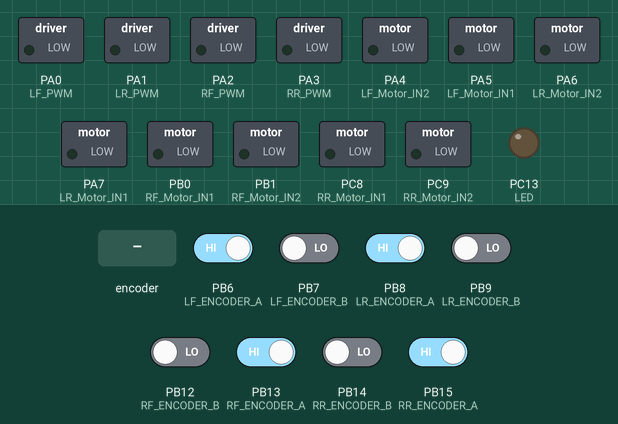
Recording of a sketch running on a simulated STM32 Blue Pill. Parts: switched loads named in the sketch (green lamp = pin HIGH), output pins drawn as LEDs (lit = HIGH). Inputs (shaded band) come from the test bench; at power-on: PB6 (LF_ENCODER_A), PB8 (LR_ENCODER_A), PB13 (RF_ENCODER_A), PB15 (RR_ENCODER_A) HIGH, PB7 (LF_ENCODER_B), PB9 (LR_ENCODER_B), PB12 (RF_ENCODER_B), PB14 (RR_ENCODER_B) LOW.

Above: at 2.2 s.
2.3 s: rotary encoder on PB6 (LF_ENCODER_A) / PB7 (LF_ENCODER_B) turned 3 steps (first pin leading)
At 3.9 s:
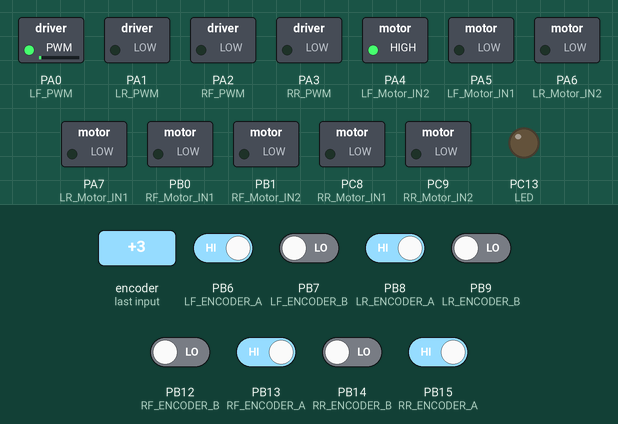
4.4 s: PB8 (LR_ENCODER_A) driven LOW
At 5.2 s:
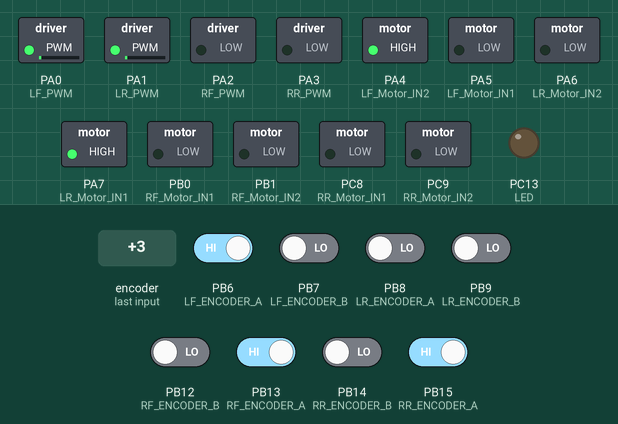
5.9 s: PB13 (RF_ENCODER_A) driven LOW
At 6.3 s:
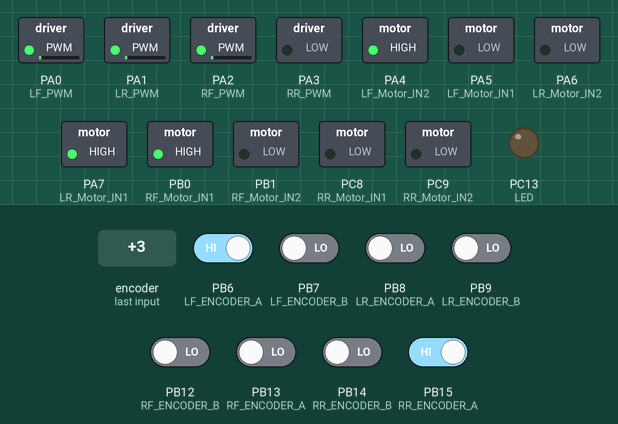
7.4 s: PB15 (RR_ENCODER_A) driven LOW
At 8.6 s:
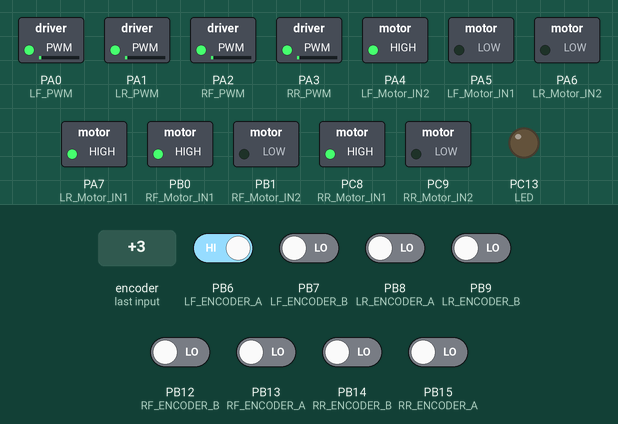
8.9 s: rotary encoder on PB6 (LF_ENCODER_A) / PB7 (LF_ENCODER_B) turned 2 steps (second pin leading)
At 9.7 s:
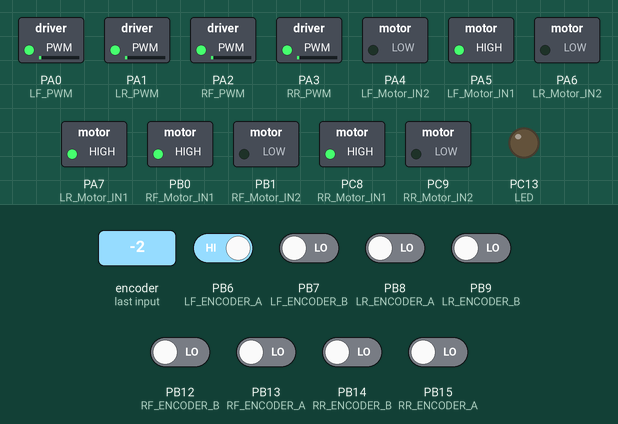
Timing chart, 0 to 22.3 s (numbered marks = the images above; inputs shaded):
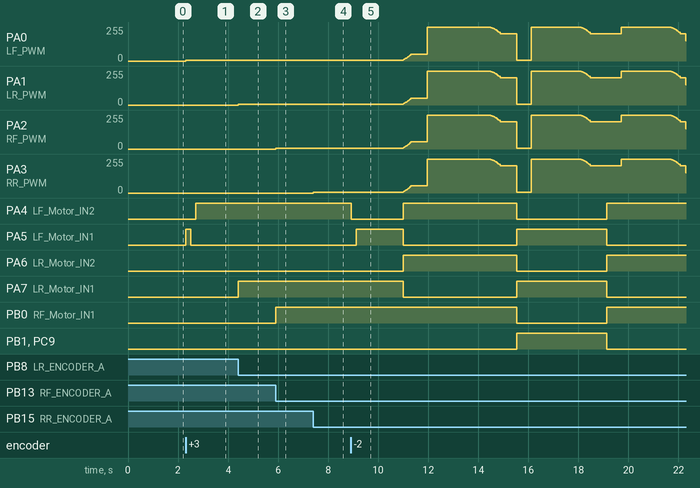

The sketch:

uwbSinX.ino
```cpp
#include <SimpleKalmanFilter.h>

#define LED PC13                    //调试用的LED

//以下为左前方电机引脚定义
#define LF_Motor_IN1 PA5            //LF电机使能引脚1
#define LF_Motor_IN2 PA4            //LF电机使能引脚2
#define LF_PWM PA0                  //LF电机调速引脚
#define LF_ENCODER_A PB6            //LF编码器A相引脚
#define LF_ENCODER_B PB7            //LF编码器B相引脚

//以下为右前方电机引脚定义
#define RF_Motor_IN1 PB0            //RF电机使能引脚1
#define RF_Motor_IN2 PB1            //RF电机使能引脚2
#define RF_PWM PA2                  //RF电机调速引脚
#define RF_ENCODER_A PB13           //RF编码器A相引脚
#define RF_ENCODER_B PB12           //RF编码器B相引脚

//以下为左后方电机引脚定义
#define LR_Motor_IN1 PA7            //LR电机使能引脚1
#define LR_Motor_IN2 PA6            //LR电机使能引脚2
#define LR_PWM PA1                  //LR电机调速引脚
#define LR_ENCODER_A PB8           //LR编码器A相引脚
#define LR_ENCODER_B PB9           //LR编码器B相引脚

//以下为右后电机引脚定义
#define RR_Motor_IN1 PC8           //RR电机使能引脚1
#define RR_Motor_IN2 PC9           //RR电机使能引脚2
#define RR_PWM PA3                  //RR电机调速引脚
#define RR_ENCODER_A PB15           //RR编码器A相引脚
#define RR_ENCODER_B PB14           //RR编码器B相引脚
volatile int i, m, n, position[3];
volatile float f;  //调试用的公共变量
unsigned long nowtime = 0;  //时间
unsigned long starttime = 0;  //时间
const long onesecond = 1000;

int speedall = -50;
int speedchange = 0;
int speeddiff = 0;

const int N = 8;  // 滑动窗口大小
int angleBuffer[N];
int heightBuffer[N];
int bufferIndex = 0;

int angle_int = 0, height_int = 0, angle_middle = 0;
float angle = 0, filteredAngle = 0, filteredHeight = 0;
SimpleKalmanFilter kalmanAngle(10.0, 0.1, 0.01); // 这些值需要您根据实际情况调整
SimpleKalmanFilter kalmanHeight(10.0, 0.1, 0.01); // e_mea, e_est, q

volatile int LF_Velocity = 0, LF_Count = 0;  //左前方电机编码器，Count计数变量 Velocity存储设定时间内A相下降沿的个数，与实际转速正相关
volatile int RF_Velocity = 0, RF_Count = 0;  //左后方电机编码器，Count计数变量 Velocity存储设定时间内A相下降沿的个数，与实际转速正相关
volatile int LR_Velocity = 0, LR_Count = 0;  //右前方电机编码器，Count计数变量 Velocity存储设定时间内A相下降沿的个数，与实际转速正相关
volatile int RR_Velocity = 0, RR_Count = 0;  //右后方电机编码器，Count计数变量 Velocity存储设定时间内A相下降沿的个数，与实际转速正相关

String Target_Value;                                                        //串口获取的速度字符串变量
volatile byte Patrol_data[5] = {41, 42, 43};
volatile int LF_value, RF_value, LR_value, RR_value;                        //用于存储通过PI控制器计算得到的用于调整电机转速的PWM值，最大值65535
float KP = 200, KI = 20;                                                    //PI参数，此处调整会影响启动电流，低速时可能引起震荡
volatile float LF_Target = 0, RF_Target = 0, LR_Target = 0, RR_Target = 0;  //电机转速目标值,5ms定时器最大可用范围±280，2ms定时器，最大可用范围±120

///*********** 限幅************
//  以下两个参数让输出的PWM在一个合理区间
//  当输出的PWM小于1500时电机不转 所以要设置一个启始PWM
//  STM32单片机的PWM不能超过65535 所以 PWM_Restrict 起到限制上限的作用
//*****************************/
int startPWM = 1500;       //克服死区的启始PWM
int PWM_Restrict = 64000;  //startPW+PWM_Restric=65500<65535

/**********外部中断触发计数器函数（4个电机需要独立的外部中断处理函数）************
  根据转速的方向不同我们将计数器累计为正值或者负值(计数器累计为正值为负值为计数器方向)
  只有方向累计正确了才可以实现正确的调整,否则会出现逆方向满速旋转
  ※※※※※※超级重点※※※※※※
  所谓累计在正确的方向即
  (1)计数器方向
  (2)电机输出方向(控制电机转速方向的接线是正着接还是反着接)
  (3)PI 控制器 里面的误差(Basi)运算是目标值减当前值(Target-Encoder),还是当前值减目标值(Encoder-Target)
  三个方向只有对应上才会有效果否则你接上就是使劲的朝着一个方向(一般来说是反方向)满速旋转，出现这种问题，需要将AB相的线调过来，或改下引脚定义
  我例子里是我自己对应好的,如果其他驱动单片机在自己尝试的时候出现满速旋转就是三个方向没对应上
  下列函数中由于在A相上升沿触发时,B相是低电平,和A相下降沿触发时B是高电平是一个方向,在这种触发方式下,我们将count累计为正,另一种情况将count累计为负
********************************************/
void LF_READ_ENCODER_A()  //左前方电机A相中断
{
  if (digitalRead(LF_ENCODER_A) == HIGH) {
    if (digitalRead(LF_ENCODER_B) == LOW)
      LF_Count++;  //根据另外一相电平判定方向
    else
      LF_Count--;
  } else {
    if (digitalRead(LF_ENCODER_B) == LOW)
      LF_Count--;  //根据另外一相电平判定方向
    else
      LF_Count++;
  }
}
void RF_READ_ENCODER_A()  //右前方电机A相中断
{
  if (digitalRead(RF_ENCODER_A) == HIGH) {
    if (digitalRead(RF_ENCODER_B) == LOW)
      RF_Count++;  //根据另外一相电平判定方向
    else
      RF_Count--;
  } else {
    if (digitalRead(RF_ENCODER_B) == LOW)
      RF_Count--;  //根据另外一相电平判定方向
    else
      RF_Count++;
  }
}
void LR_READ_ENCODER_A()  //左后方电机A相中断
{
  if (digitalRead(LR_ENCODER_A) == HIGH) {
    if (digitalRead(LR_ENCODER_B) == LOW)
      LR_Count++;  //根据另外一相电平判定方向
    else
      LR_Count--;
  } else {
    if (digitalRead(LR_ENCODER_B) == LOW)
      LR_Count--;  //根据另外一相电平判定方向
    else
      LR_Count++;
  }
}

void RR_READ_ENCODER_A()  //右后方电机A相中断
{
  if (digitalRead(RR_ENCODER_A) == HIGH) {
    if (digitalRead(RR_ENCODER_B) == LOW)
      RR_Count++;  //根据另外一相电平判定方向
    else
      RR_Count--;
  } else {
    if (digitalRead(RR_ENCODER_B) == LOW)
      RR_Count--;  //根据另外一相电平判定方向
    else
      RR_Count++;
  }
}

/***********PI控制器****************/
int LF_Incremental_PI(int LF_Encoder, float LF_Target1) {
  static float LF_Bias, LF_MPWM = 0, LF_Last_bias = 0;      //定义全局静态浮点型变量 PWM,Bias(本次偏差),Last_bias(上次偏差)
  LF_Bias = LF_Target1 - LF_Encoder;                        //计算偏差,目标值减去当前值
  LF_MPWM += KP * (LF_Bias - LF_Last_bias) + KI * LF_Bias;  //增量式PI控制计算
  if (LF_MPWM > PWM_Restrict)
    LF_MPWM = PWM_Restrict;  //限幅
  if (LF_MPWM < -PWM_Restrict)
    LF_MPWM = -PWM_Restrict;  //限幅
  LF_Last_bias = LF_Bias;     //保存上一次偏差
  return LF_MPWM;             //增量输出
}
int RF_Incremental_PI(int RF_Encoder, float RF_Target1) {
  static float RF_Bias, RF_MPWM = 0, RF_Last_bias = 0;      //定义全局静态浮点型变量 PWM,Bias(本次偏差),Last_bias(上次偏差)
  RF_Bias = RF_Target1 - RF_Encoder;                        //计算偏差,目标值减去当前值
  RF_MPWM += KP * (RF_Bias - RF_Last_bias) + KI * RF_Bias;  //增量式PI控制计算
  if (RF_MPWM > PWM_Restrict)
    RF_MPWM = PWM_Restrict;  //限幅
  if (RF_MPWM < -PWM_Restrict)
    RF_MPWM = -PWM_Restrict;  //限幅
  RF_Last_bias = RF_Bias;     //保存上一次偏差
  return RF_MPWM;             //增量输出
}
int LR_Incremental_PI(int LR_Encoder, float LR_Target1) {
  static float LR_Bias, LR_MPWM = 0, LR_Last_bias = 0;      //定义全局静态浮点型变量 PWM,Bias(本次偏差),Last_bias(上次偏差)
  LR_Bias = LR_Target1 - LR_Encoder;                        //计算偏差,目标值减去当前值
  LR_MPWM += KP * (LR_Bias - LR_Last_bias) + KI * LR_Bias;  //增量式PI控制计算
  if (LR_MPWM > PWM_Restrict)
    LR_MPWM = PWM_Restrict;  //限幅
  if (LR_MPWM < -PWM_Restrict)
    LR_MPWM = -PWM_Restrict;  //限幅
  LR_Last_bias = LR_Bias;     //保存上一次偏差
  return LR_MPWM;             //增量输出
}
int RR_Incremental_PI(int RR_Encoder, float RR_Target1) {
  static float RR_Bias, RR_MPWM = 0, RR_Last_bias = 0;      //定义全局静态浮点型变量 PWM,Bias(本次偏差),Last_bias(上次偏差)
  RR_Bias = RR_Target1 - RR_Encoder;                        //计算偏差,目标值减去当前值
  RR_MPWM += KP * (RR_Bias - RR_Last_bias) + KI * RR_Bias;  //增量式PI控制计算
  if (RR_MPWM > PWM_Restrict)
    RR_MPWM = PWM_Restrict;  //限幅
  if (RR_MPWM < -PWM_Restrict)
    RR_MPWM = -PWM_Restrict;  //限幅
  RR_Last_bias = RR_Bias;     //保存上一次偏差
  return RR_MPWM;             //增量输出
}

/**********电机驱动函数*********/
void LF_Set_PWM(int LF_motora) {
  if (LF_motora > 0)  //如果算出的PWM为正
  {

    digitalWrite(LF_Motor_IN1, 1);
    digitalWrite(LF_Motor_IN2, 0);
    pwmWrite(LF_PWM, LF_motora + startPWM);  //让PWM在设定正转方向(我们认为的正转方向)正向输出调整，此处的PWM输出函数跟Mega2560不同
  } else if (LF_motora == 0)                 //如果PWM为0停车
  {
    digitalWrite(LF_Motor_IN2, 0);
    digitalWrite(LF_Motor_IN1, 0);
  } else if (LF_motora < 0)  //如果算出的PWM为负
  {

    digitalWrite(LF_Motor_IN1, 0);
    digitalWrite(LF_Motor_IN2, 1);
    pwmWrite(LF_PWM, -LF_motora + startPWM);  //让PWM在设定反转方向反向输出调整
  }
}
void RF_Set_PWM(int RF_motora) {
  if (RF_motora > 0)  //如果算出的PWM为正
  {

    digitalWrite(RF_Motor_IN1, 1);
    digitalWrite(RF_Motor_IN2, 0);
    pwmWrite(RF_PWM, RF_motora + startPWM);  //让PWM在设定正转方向(我们认为的正转方向)正向输出调整
  } else if (RF_motora == 0)                 //如果PWM为0停车
  {
    digitalWrite(RF_Motor_IN2, 0);
    digitalWrite(RF_Motor_IN1, 0);
  } else if (RF_motora < 0)  //如果算出的PWM为负
  {

    digitalWrite(RF_Motor_IN1, 0);
    digitalWrite(RF_Motor_IN2, 1);
    pwmWrite(RF_PWM, -RF_motora + startPWM);  //让PWM在设定反转方向反向输出调整
  }
}
void LR_Set_PWM(int LR_motora) {
  if (LR_motora > 0)  //如果算出的PWM为正
  {

    digitalWrite(LR_Motor_IN1, 1);
    digitalWrite(LR_Motor_IN2, 0);
    pwmWrite(LR_PWM, LR_motora + startPWM);  //让PWM在设定正转方向(我们认为的正转方向)正向输出调整
  } else if (LR_motora == 0)                 //如果PWM为0停车
  {
    digitalWrite(LR_Motor_IN2, 0);
    digitalWrite(LR_Motor_IN1, 0);
  } else if (LR_motora < 0)  //如果算出的PWM为负
  {

    digitalWrite(LR_Motor_IN1, 0);
    digitalWrite(LR_Motor_IN2, 1);
    pwmWrite(LR_PWM, -LR_motora + startPWM);  //让PWM在设定反转方向反向输出调整
  }
}
void RR_Set_PWM(int RR_motora) {
  if (RR_motora > 0)  //如果算出的PWM为正
  {

    digitalWrite(RR_Motor_IN1, 1);
    digitalWrite(RR_Motor_IN2, 0);
    pwmWrite(RR_PWM, RR_motora + startPWM);  //让PWM在设定正转方向(我们认为的正转方向)正向输出调整
  } else if (RR_motora == 0)                 //如果PWM为0停车
  {
    digitalWrite(RR_Motor_IN2, 0);
    digitalWrite(RR_Motor_IN1, 0);
  } else if (RR_motora < 0)  //如果算出的PWM为负
  {

    digitalWrite(RR_Motor_IN1, 0);
    digitalWrite(RR_Motor_IN2, 1);
    pwmWrite(RR_PWM, -RR_motora + startPWM);  //让PWM在设定反转方向反向输出调整
  }
}
/**********定时器中断触发函数（）*********/
HardwareTimer time3(3);  //声明使用3号定时器，电机控制闭环
HardwareTimer time1(1);  //声明使用1号定时器，位置控制滨海

void control() {   //3号定时中断
  //  cli();    //关闭所有中断，此处尝试不加也行
  //把采用周期(内部定时中断周期)所累计的脉冲下降沿的个数,赋值给速度
  LF_Velocity = LF_Count;
  RF_Velocity = RF_Count;
  LR_Velocity = LR_Count;
  RR_Velocity = RR_Count;

//  Serial.print(RF_Velocity); Serial.print(",");
//  Serial.println(RR_Velocity);

  //脉冲计数器清零
  LF_Count = 0;
  RF_Count = 0;
  LR_Count = 0;
  RR_Count = 0;

  //以下为4个电机同时计算PID参数
  LF_value = LF_Incremental_PI(LF_Velocity, LF_Target);  //通过目标值和当前值在PID函数下算出我们需要调整用的PWM值
  RF_value = RF_Incremental_PI(RF_Velocity, RF_Target);
  LR_value = LR_Incremental_PI(LR_Velocity, LR_Target);
  RR_value = RR_Incremental_PI(RR_Velocity, RR_Target);
  //以下为4个电机同时输出PWM值
  LF_Set_PWM(LF_value);
  RF_Set_PWM(RF_value);
  LR_Set_PWM(LR_value);
  RR_Set_PWM(RR_value);

  //以下为调试代码，调试完成需要删除，避免浪费CPU资源

  // Serial1.print(LF_value);  //输出左前轮的PWM值
  // Serial.print(",");
  // Serial1.println(LF_Velocity);  //输出左前轮的转速
  //  sei();     //打开所有中断，此处尝试不加也行
}

void patrol() {  //1号定时中断
  static byte lastByte = 0; // 用于存储上一个字节
  static byte receivedData[4];
  static int dataIndex = 0; // 数据索引
  bool dataReady = false; // 数据是否准备好的标志

  while (Serial1.available()) {
    byte currentByte = Serial1.read();

    // 检查是否找到了帧结束标志 \r\n
    if (lastByte == '\r' && currentByte == '\n') {
      // 如果已经收集了4个字节的数据，那么标记数据已准备好
      if (dataIndex == 4) {
        dataReady = true;
      }
      dataIndex = 0; // 重置数据索引，无论数据是否完整
    } else if (dataIndex < 4) {
      // 收集数据
      receivedData[dataIndex++] = currentByte;
    }

    // 更新上一个字节
    lastByte = currentByte;

    if (dataReady) {
      angle_int = (receivedData[0] << 8) | receivedData[1];
      height_int = (receivedData[2] << 8) | receivedData[3];
      //
      //      Serial.print(angle_int); Serial.print(",");
      //      Serial.print(height_int); Serial.print(",");

      // 更新缓冲区
      angleBuffer[bufferIndex] = angle_int;
      heightBuffer[bufferIndex] = height_int;
      bufferIndex = (bufferIndex + 1) % N;

      // 计算滑动平均
      int avgAngle = 0, avgHeight = 0;
      for (int i = 0; i < N; i++) {
        avgAngle += angleBuffer[i];
        avgHeight += heightBuffer[i];
      }
      avgAngle /= N;
      avgHeight /= N;

      // 打印降噪后的结果
      //      Serial.print(avgAngle); Serial.print(",");
      //      Serial.println(avgHeight);

      // 打印开环实验数据
      Serial.print(speeddiff); Serial.print(",");
      Serial.print(angle_int); Serial.print(",");
      Serial.println(avgAngle);

      dataReady = false; // 重置数据准备标志
    }

  }
}


void setup()
{
  Serial1.begin(115200);  //打开串口1，PA9、PA10，用于控制和反馈信息传输
  Serial3.begin(9600);  //打开串口3，PB10、PB11，用于与位置传感器通讯
  memset(angleBuffer, 0, sizeof(angleBuffer)); // 初始化缓冲区
  memset(heightBuffer, 0, sizeof(heightBuffer));

  delay(1000);

  pinMode(LED, OUTPUT);  //调试用的闪烁LED

  { //初始化4个电机的控制和反馈引脚
    pinMode(LF_ENCODER_A, INPUT);  //设置两个相线为输入模式
    pinMode(LF_ENCODER_B, INPUT);
    pinMode(LF_Motor_IN1, OUTPUT_OPEN_DRAIN);  //设置两个驱动引脚为输出模式，由于stm32的引脚接收5V作为输出时需要工作在开漏输出模式下，这与Mega2560函数定义是有差别的，Mega2560可以直接推挽输出5V，引脚直接配置为OUTPUT即可
    pinMode(LF_Motor_IN2, OUTPUT_OPEN_DRAIN);
    pinMode(LF_PWM, PWM_OPEN_DRAIN);

    pinMode(RF_ENCODER_A, INPUT);  //设置两个相线为输入模式
    pinMode(RF_ENCODER_B, INPUT);
    pinMode(RF_Motor_IN1, OUTPUT_OPEN_DRAIN);  //设置两个驱动引脚为输出模式，由于stm32的引脚接收5V作为输出时需要工作在开漏输出模式下，这与Mega2560函数定义是有差别的，Mega2560可以直接推挽输出5V，引脚直接配置为OUTPUT即可
    pinMode(RF_Motor_IN2, OUTPUT_OPEN_DRAIN);
    pinMode(RF_PWM, PWM_OPEN_DRAIN);

    pinMode(LR_ENCODER_A, INPUT);  //设置两个相线为输入模式
    pinMode(LR_ENCODER_B, INPUT);
    pinMode(LR_Motor_IN1, OUTPUT_OPEN_DRAIN);  //设置两个驱动引脚为输出模式，由于stm32的引脚接收5V作为输出时需要工作在开漏输出模式下，这与Mega2560函数定义是有差别的，Mega2560可以直接推挽输出5V，引脚直接配置为OUTPUT即可
    pinMode(LR_Motor_IN2, OUTPUT_OPEN_DRAIN);
    pinMode(LR_PWM, PWM_OPEN_DRAIN);

    pinMode(RR_ENCODER_A, INPUT);  //设置两个相线为输入模式
    pinMode(RR_ENCODER_B, INPUT);
    pinMode(RR_Motor_IN1, OUTPUT_OPEN_DRAIN);  //设置两个驱动引脚为输出模式，由于stm32的引脚接收5V作为输出时需要工作在开漏输出模式下，这与Mega2560函数定义是有差别的，Mega2560可以直接推挽输出5V，引脚直接配置为OUTPUT即可
    pinMode(RR_Motor_IN2, OUTPUT_OPEN_DRAIN);
    pinMode(RR_PWM, PWM_OPEN_DRAIN);
  }
  //下面是外部中断的初始化
  attachInterrupt(LF_ENCODER_A, LF_READ_ENCODER_A, FALLING);  //开启对应A相引脚的外部中断,触发方式为FALLING 即下降沿都触发,触发的中断函数为 LF_ENCODER_A
  attachInterrupt(RF_ENCODER_A, RF_READ_ENCODER_A, FALLING);
  attachInterrupt(LR_ENCODER_A, LR_READ_ENCODER_A, FALLING);
  attachInterrupt(RR_ENCODER_A, RR_READ_ENCODER_A, FALLING);

  Serial.setTimeout(10);

  //下面是3号定时器（电机速度闭环）的初始化，Mega2560的用法与此处有差异，参考引用库函数才行
  time3.pause();                                   // Pause the timer while we're configuring it
  time3.setPeriod(5000);                           // Set up period in microseconds，5000us=5ms
  time3.setMode(TIMER_CH3, TIMER_OUTPUT_COMPARE);  // Set up an interrupt on channel 1
  time3.setCompare(TIMER_CH3, 1);                  // Interrupt 3 count after each update
  time3.attachInterrupt(3, control);               //定时中断函数名声明

  //下面是1号定时器（位置闭环）的初始化，Mega2560的用法与此处有差异，参考引用库函数才行
  time1.pause();                                   // Pause the timer while we're configuring it
  time1.setPeriod(100000);                         // Set up period in microseconds，100000us=100ms
  time1.setMode(TIMER_CH1, TIMER_OUTPUT_COMPARE);  // Set up an interrupt on channel 1
  time1.setCompare(TIMER_CH1, 1);                  // Interrupt 1 count after each update
  time1.attachInterrupt(1, patrol);                //定时中断函数名声明
  //启动3号和1号定时器
  time3.refresh();                                  // Refresh the timer's count, prescale, and overflow
  time1.refresh();                                 // Refresh the timer's count, prescale, and overflow
  time3.resume();                                  // Start the timer counting
  time1.resume();                                  // Start the timer counting
}

void loop()
{
  nowtime = millis();
  if (speedchange == 0) {
    while (millis() < nowtime + 10 * onesecond){

    }
    starttime = millis();
    speedchange++;
    speedall = 0;
  }else if (speedchange == 1){
    speedchange = millis();
  }

  if (nowtime - starttime < 36000) {
    float rad = nowtime / 20 * PI / 180.0;  // 将角度转换为弧度
    speeddiff =  30 * sin(rad);  // 生成正弦波信号
    speedall = 0;
    }else if (nowtime - starttime >= 36000) {
    speedall = 0;
    speeddiff = 0;
  }

  LF_Target = speedall + speeddiff;
  LR_Target = speedall + speeddiff;
  RF_Target = speedall - speeddiff;
  RR_Target = speedall - speeddiff;

}
```

Measured:
- after the input at 2.3 s, PA0 (LF_PWM): 0/255 → 5/255 at once, → 6/255 0.20 s later, → 5/255 0.20 s later; PA4 (LF_Motor_IN2): LOW → HIGH after 0.41 s; PA5 (LF_Motor_IN1): LOW → HIGH at once, → LOW 0.20 s later
- after the input at 4.4 s, PA1 (LR_PWM): 0/255 → 5/255 at once; PA7 (LR_Motor_IN1): LOW → HIGH at once
- after the input at 5.9 s, PA2 (RF_PWM): 0/255 → 5/255 at once; PB0 (RF_Motor_IN1): LOW → HIGH at once
- after the input at 7.4 s, PA3 (RR_PWM): 0/255 → 5/255 at once; PC8 (RR_Motor_IN1): LOW → HIGH at once
- after the input at 8.9 s, PA4 (LF_Motor_IN2): HIGH → LOW at once, → HIGH 2.1 s later; PA5 (LF_Motor_IN1): LOW → HIGH after 0.23 s, → LOW 1.9 s later
